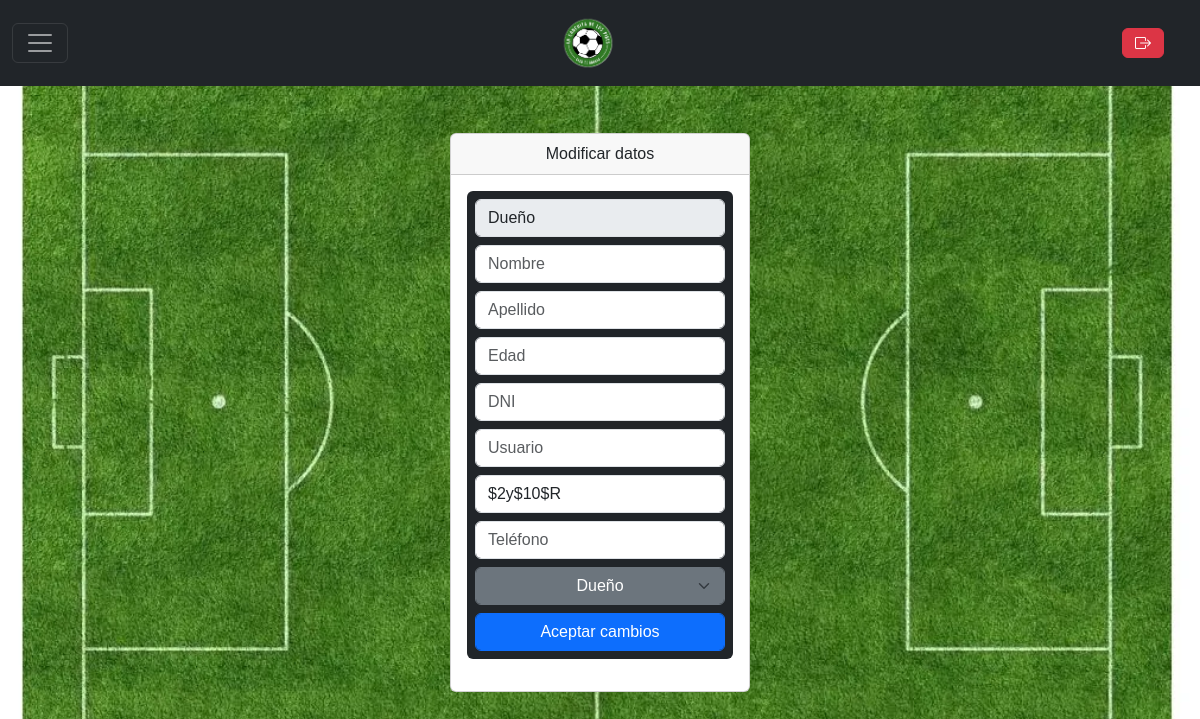
/src/Views/modificar.php?id_empleado=1 (signed in), run on the app's committed database.
### tables this page shows
CREATE TABLE `empleado` (
  `id_empleado` int(11) NOT NULL,
  `id_rol` int(11) NOT NULL,
  `id_persona` int(11) NOT NULL,
  `id_usuario` int(11) NOT NULL,
  `habilitado` int(11) NOT NULL DEFAULT 1,
  `cancelado` int(11) NOT NULL DEFAULT 0,
  `idCreate` timestamp NOT NULL DEFAULT current_timestamp(),
  `idUpdate` timestamp NOT NULL DEFAULT current_timestamp() ON UPDATE current_timestamp()
);

CREATE TABLE `roles` (
  `id_roles` int(11) NOT NULL,
  `idCreate` timestamp NOT NULL DEFAULT current_timestamp(),
  `idUpdate` timestamp NOT NULL DEFAULT current_timestamp() ON UPDATE current_timestamp(),
  `habilitado` int(11) NOT NULL DEFAULT 1,
  `cancelado` int(11) NOT NULL DEFAULT 0,
  `rol` varchar(20) NOT NULL
);

CREATE TABLE `usuario` (
  `id_usuario` int(4) NOT NULL,
  `email` varchar(20) NOT NULL,
  `clave` varchar(100) NOT NULL,
  `id_persona` int(11) NOT NULL,
  `idUpdate` timestamp NOT NULL DEFAULT current_timestamp() ON UPDATE current_timestamp(),
  `idCreate` timestamp NOT NULL DEFAULT current_timestamp(),
  `habilitado` int(11) NOT NULL DEFAULT 1,
  `cancelado` int(11) NOT NULL DEFAULT 0
);

### src/Controllers/modificarEmpleado.php (called while the page is built, shortened)
<?php
class EmpleadoController {
    private $conn;
    public function setConn($conn) {
        $this->conn = $conn;
    }
    public function obtenerEmpleadoPorId($idEmpleado) {
        $sql = "SELECT empleado.id_empleado, empleado.id_persona, empleado.id_rol, empleado.id_usuario, persona.nombre, persona.apellido, persona.edad, persona.dni, roles.rol, usuario.email, usuario.clave, persona.telefono
                FROM empleado
                INNER JOIN persona ON empleado.id_persona = persona.id_persona
                INNER JOIN roles ON empleado.id_rol  = roles.id_roles
                INNER JOIN usuario ON empleado.id_usuario = usuario.id_usuario
                WHERE empleado.id_empleado=? AND empleado.habilitado=1 AND empleado.cancelado=0";
        $stmt = $this->conn->prepare($sql);
        $stmt->bind_param("i", $idEmpleado);
        $stmt->execute();
        $result = $stmt->get_result();
        return $result->fetch_assoc();
    }
    public function obtenerRoles() {
        $sql = "SELECT id_roles, rol FROM roles WHERE habilitado=1 AND cancelado=0";
        $result = $this->conn->query($sql);
        return $result->fetch_all(MYSQLI_ASSOC);
    }
}

### src/Views/modificar.php (the view, shortened to what this page needs)
<?php
require_once __DIR__ . '/../Controllers/modificarEmpleado.php';
$conectarDB = new ConectionDB();
$conn = $conectarDB->getConnection();
$empleadoController = new EmpleadoController($conn);
$idEmpleado = $_GET['id_empleado'] ?? null;
$empleado = $empleadoController->obtenerEmpleadoPorId($idEmpleado);
$roles = $empleadoController->obtenerRoles();
?>
<!DOCTYPE html>
<html lang="es">
<?php include_once("../Template/head.php"); ?>
<body class="content">
  <?php include_once("../Template/navBar.php"); ?>
  <div class="centrar">
    <div class="card" style="width: 300px; height: auto">
      <div class="card-header">
        Modificar datos
      </div>
      <div class="card-body">
        <form method="post" class="d-grid bg-dark p-2 rounded">
          <input type="text" name="rol" placeholder="rol" disabled value="<?php echo $empleado["rol"]; ?>" class="form-control">
          <input type="text" name="nombre" placeholder="Nombre" value="<?php echo $empleado["nombre"]; ?>" class="mt-2 form-control">
          <input type="text" name="apellido" placeholder="Apellido" value="<?php echo $empleado["apellido"]; ?>" class="mt-2 form-control">
          <input type="text" name="edad" placeholder="Edad" value="<?php echo $empleado["edad"]; ?>" class="mt-2 form-control">
          <input type="text" name="dni" placeholder="DNI" value="<?php echo $empleado["dni"]; ?>" class="mt-2 form-control">
          <input type="text" name="usuario" placeholder="Usuario" value="<?php echo $empleado["email"]; ?>" class="mt-2 form-control">
          <input type="text" name="clave" placeholder="Clave" value="<?php echo $empleado["clave"]; ?>" class="mt-2 form-control">
          <input type="text" name="telefono" placeholder="Teléfono" value="<?php echo $empleado["telefono"]; ?>" class="mt-2 form-control">
          <div>
            <div class="input-group">
              <select name="Roles" class="mt-2 form-select form-control btn btn-secondary">
                <?php foreach ($roles as $rol) { ?>
                  <option value="<?php echo $rol["id_roles"]; ?>" <?php if ($empleado["id_rol"] == $rol["id_roles"]) echo 'selected'; ?>>
                    <?php echo $rol["rol"]; ?>
                  </option>
                <?php } ?>
              </select>
            </div>
          </div>
          <button type="submit" name="modificar" class="mt-2 btn btn-primary form-control">Aceptar cambios</button>
        </form>
      </div>
    </div>
  </div>
</body>
</html>

### src/Css/styles.css (style rules this page uses)
* { box-sizing: border-box; }
html, body { height: 100%; margin: 0; padding: 0; }
body { min-height: 100vh; display: flex; flex-direction: column; background-color: #333; font-family: sans-serif; color: aliceblue; text-align: center; background-image: url(../Public/Fondo3.webp); background-position: center; background-attachment: scroll; background-repeat: no-repeat; background-size: cover; }
.centrar { flex: 1; display: flex; justify-content: center; align-items: center; }

### data on the page
empleado: rol "Dueño", clave "$2y$10$R", Roles "Dueño"
